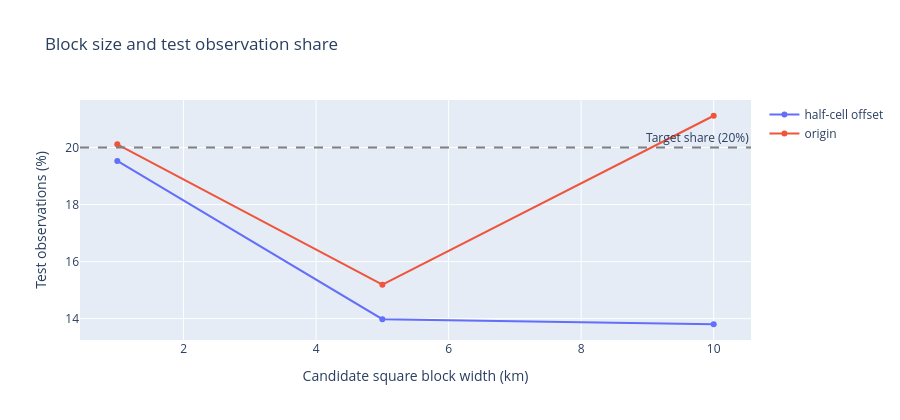
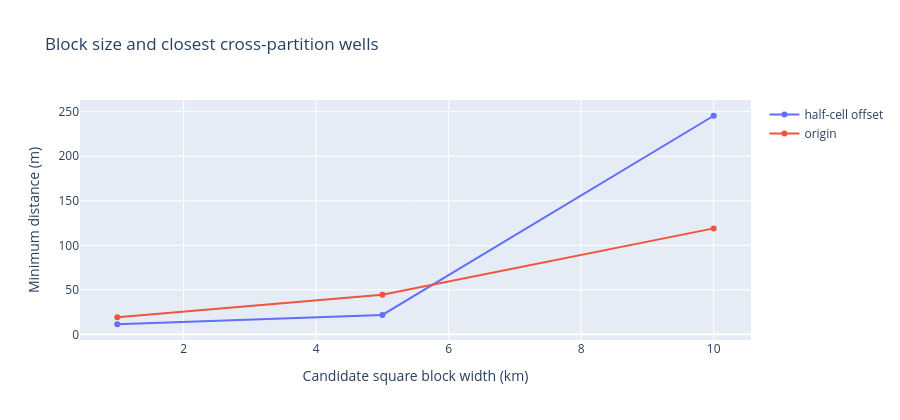

These figures' notebook cell, in order:
### Markdown cell above
## 6. Compare block sizes and grid origins

The notebook compares 1, 5, and 10 km square grids from the origin and a half-cell offset. For each candidate, a fixed-seed 20% block holdout is drawn. The table reports occupied blocks, wells and observations in each set, balance, and cross-set proximity. These are candidates for discussion, not tuned choices or a final validation design.

### Code cell
block_results = []
block_assignments = {}
for size_m in [1_000, 5_000, 10_000]:
    for offset_fraction, label in [(0.0, "origin"), (0.5, "half-cell offset")]:
        train_ids, test_ids, ids_by_site = block_partition(
            site_frame, size_m, offset_fraction=offset_fraction, seed=RANDOM_SEED
        )
        train_rows = np.flatnonzero(observations.gm_well_id.isin(train_ids).to_numpy())
        test_rows = np.flatnonzero(observations.gm_well_id.isin(test_ids).to_numpy())
        metrics = diagnose_split(
            f"{size_m/1000:g} km, {label}", train_rows, test_rows,
            train_ids, test_ids, ids_by_site,
        )
        metrics["block_size_km"] = size_m / 1_000
        metrics["grid_origin"] = label
        metrics["occupied_blocks"] = ids_by_site.nunique()
        metrics["test_observation_share_pct"] = 100 * len(test_rows) / len(observations)
        block_results.append(metrics)
        block_assignments[(size_m, label)] = (train_ids, test_ids)
block_comparison = pd.DataFrame(block_results)
display(block_comparison[[
    "block_size_km", "grid_origin", "occupied_blocks", "train_blocks", "test_blocks",
    "train_wells", "test_wells", "train_observations", "test_observations",
    "test_observation_share_pct", "well_ID_overlap", "min_distance_different_wells_m",
    "median_nearest_training_well_m", *[f"test_wells_with_train_within_{x}m_pct" for x in [20,30,100,500,1000]],
]].round(2))


fig = go.Figure()
for origin, group in block_comparison.groupby("grid_origin"):
    fig.add_trace(go.Scatter(x=group.block_size_km, y=group.test_observation_share_pct, mode="lines+markers", name=origin))
fig.add_hline(y=TEST_FRACTION*100, line_dash="dash", line_color="gray", annotation_text="Target share (20%)")
fig.update_layout(height=420, title="Block size and test observation share", xaxis_title="Candidate square block width (km)", yaxis_title="Test observations (%)")
display(fig)


fig = go.Figure()
for origin, group in block_comparison.groupby("grid_origin"):
    fig.add_trace(go.Scatter(x=group.block_size_km, y=group.min_distance_different_wells_m, mode="lines+markers", name=origin))
fig.update_layout(height=420, title="Block size and closest cross-partition wells", xaxis_title="Candidate square block width (km)", yaxis_title="Minimum distance (m)")
display(fig)

### Figure 1 — Plotly figure (JSON) as saved in the notebook; plotly's stock layout.template omitted (floating-point values rounded to 4 significant figures)
{"data": [{"mode": "lines+markers", "name": "half-cell offset", "type": "scatter", "x": [1.0, 5.0, 10.0], "y": [19.53, 13.98, 13.8]}, {"mode": "lines+markers", "name": "origin", "type": "scatter", "x": [1.0, 5.0, 10.0], "y": [20.11, 15.19, 21.12]}], "layout": {"annotations": [{"showarrow": false, "text": "Target share (20%)", "x": 1, "xanchor": "right", "xref": "x domain", "y": 20.0, "yanchor": "bottom", "yref": "y"}], "height": 420, "shapes": [{"line": {"color": "gray", "dash": "dash"}, "type": "line", "x0": 0, "x1": 1, "xref": "x domain", "y0": 20.0, "y1": 20.0, "yref": "y"}], "title": {"text": "Block size and test observation share"}, "xaxis": {"title": {"text": "Candidate square block width (km)"}}, "yaxis": {"title": {"text": "Test observations (%)"}}}}

### Figure 2 — Plotly figure (JSON) as saved in the notebook; plotly's stock layout.template omitted (floating-point values rounded to 4 significant figures)
{"data": [{"mode": "lines+markers", "name": "half-cell offset", "type": "scatter", "x": [1.0, 5.0, 10.0], "y": [11.36, 21.78, 245.5]}, {"mode": "lines+markers", "name": "origin", "type": "scatter", "x": [1.0, 5.0, 10.0], "y": [19.36, 44.54, 119.0]}], "layout": {"height": 420, "title": {"text": "Block size and closest cross-partition wells"}, "xaxis": {"title": {"text": "Candidate square block width (km)"}}, "yaxis": {"title": {"text": "Minimum distance (m)"}}}}
